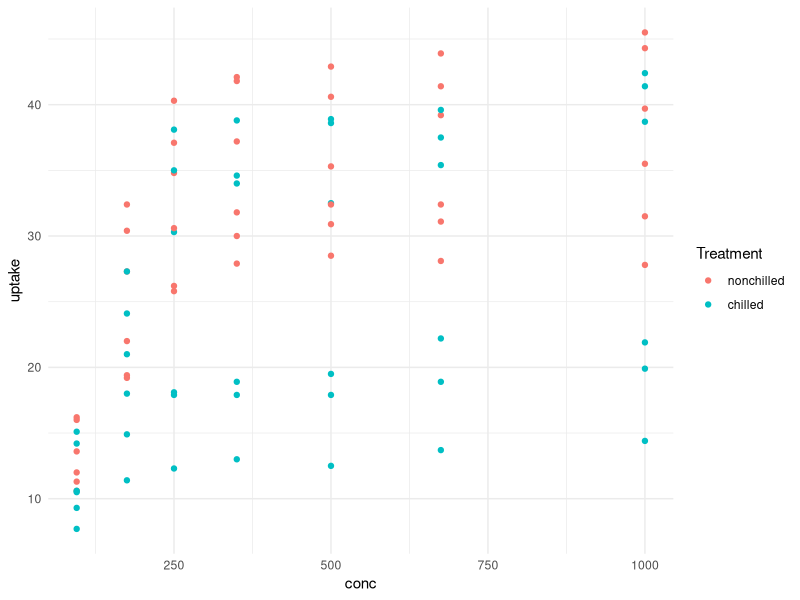
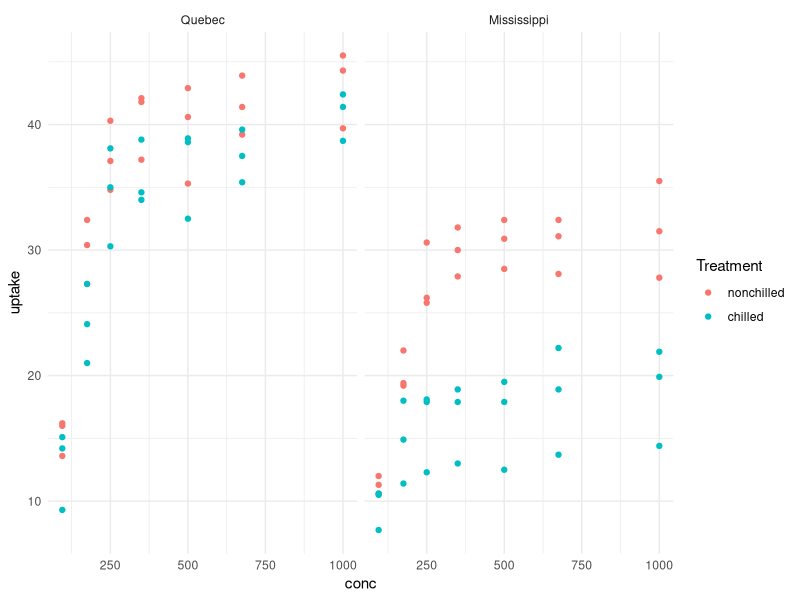

Reproduce these figures in R, in order.
library(tidyverse)
library(lubridate)


data("CO2")

CO2 <- CO2 %>% as_tibble()

##  How many Types?
CO2 %>% pull(Type) %>% unique()
##  And Treatments?
CO2 %>% pull(Treatment) %>% unique()

p <- ggplot(CO2) + geom_point(aes(x = conc, y = uptake, colour = Treatment))
p <- p + theme_minimal()
p

p <- p + facet_wrap( ~ Type)
p
